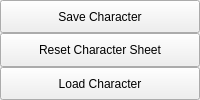
      <widget class="QWidget" name="menuTab_MainMenu">
       <attribute name="title">
        <string>Main Menu</string>
       </attribute>
       <layout class="QGridLayout" name="mainMenuLayout">
        <property name="leftMargin">
         <number>0</number>
        </property>
        <property name="topMargin">
         <number>0</number>
        </property>
        <property name="rightMargin">
         <number>0</number>
        </property>
        <property name="bottomMargin">
         <number>0</number>
        </property>
        <property name="spacing">
         <number>0</number>
        </property>
        <item row="0" column="0">
         <widget class="QPushButton" name="pushButton_SaveCharacter">
          <property name="sizePolicy">
           <sizepolicy hsizetype="Minimum" vsizetype="Minimum">
            <horstretch>0</horstretch>
            <verstretch>0</verstretch>
           </sizepolicy>
          </property>
          <property name="text">
           <string>Save Character</string>
          </property>
         </widget>
        </item>
        <item row="2" column="0">
         <widget class="QPushButton" name="pushButton_LoadCharacter">
          <property name="sizePolicy">
           <sizepolicy hsizetype="Minimum" vsizetype="Minimum">
            <horstretch>0</horstretch>
            <verstretch>0</verstretch>
           </sizepolicy>
          </property>
          <property name="text">
           <string>Load Character</string>
          </property>
         </widget>
        </item>
        <item row="1" column="0">
         <widget class="QPushButton" name="pushButton_ResetCharacter">
          <property name="sizePolicy">
           <sizepolicy hsizetype="Minimum" vsizetype="Minimum">
            <horstretch>0</horstretch>
            <verstretch>0</verstretch>
           </sizepolicy>
          </property>
          <property name="text">
           <string>Reset Character Sheet</string>
          </property>
         </widget>
        </item>
       </layout>
      </widget>
